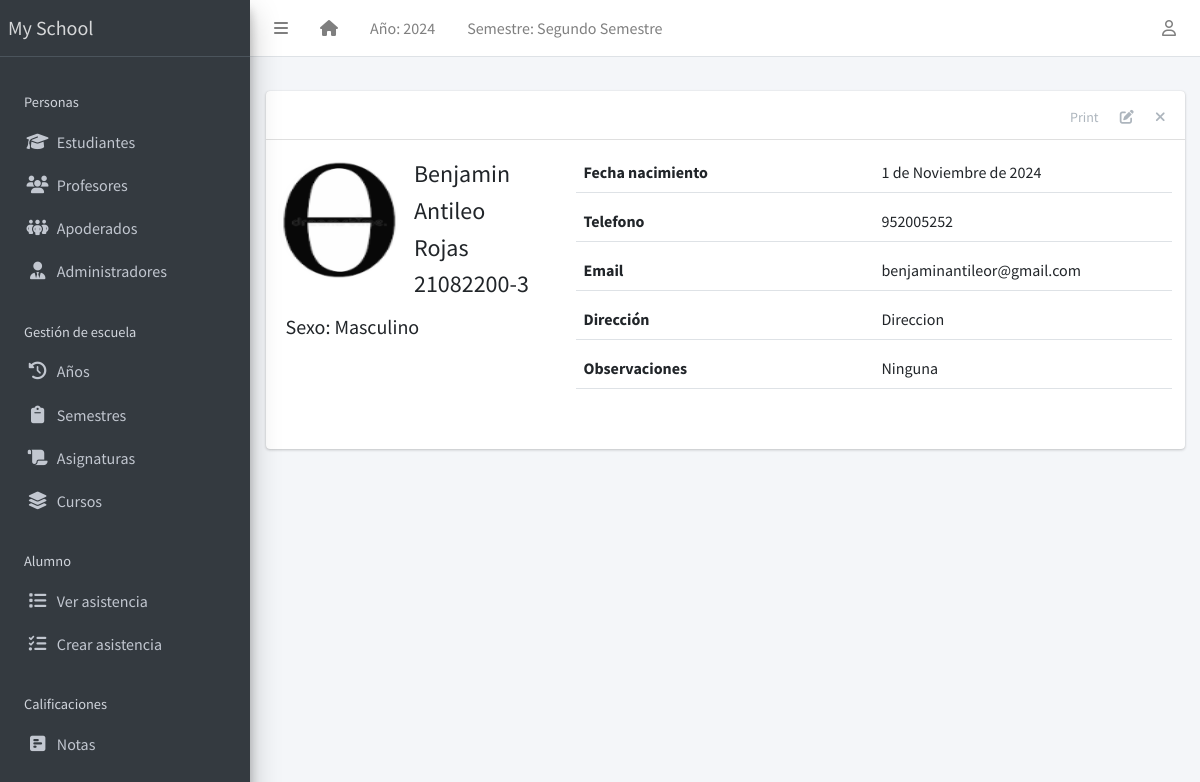
/representative/1/, run on the app's committed database.
### apps/corecode/models.py (models this page shows, shortened)
class AcademicSession(models.Model):
    name = models.CharField(max_length=200, unique=True)
    current = models.BooleanField(default=True)
    class Meta:
        ordering = ["-name"]

class AcademicTerm(models.Model):
    name = models.CharField(max_length=20, unique=True)
    current = models.BooleanField(default=True)
    class Meta:
        ordering = ["name"]

class SiteConfig(models.Model):
    key = models.SlugField()
    value = models.CharField(max_length=200)

### apps/representatives/models.py (models this page shows, shortened)
class Representatives(models.Model):
    STATUS = [("activo", "Activo"), ("inactivo", "Inactivo")]
    GENDER = [("masculino", "Masculino"), ("femenino", "Femenino")]
    rut_regex = RegexValidator(
        regex=r"^\d{1,2}\d{3}\d{3}-[0-9kK]{1}$",
        message="El RUT debe estar en el formato 'XXXXXXXX-X'"
    )
    rut = models.CharField(max_length=12, unique=True, validators=[rut_regex], blank=True)
    estado = models.CharField(max_length=10, choices=STATUS, default="activo")
    apellido_paterno = models.CharField(max_length=200)
    apellido_materno = models.CharField(max_length=200)
    nombres = models.CharField(max_length=200, blank=True)
    sexo = models.CharField(max_length=10, choices=GENDER, default="masculino")
    fecha_nacimiento = models.DateField(default=timezone.now)
    fecha_admision = models.DateField(default=timezone.now)
    telefono_regex = RegexValidator(
        regex="^[0-9]{9,15}$", message="El número de teléfono no tiene el formato correcto."
    )
    telefono = models.CharField(
        validators=[telefono_regex], max_length=15, blank=True
    )
    direccion = models.TextField(blank=True)
    observaciones = models.TextField(blank=True)
    email = models.EmailField(
        max_length=254, unique=True, validators=[EmailValidator()],
        blank=True, null=True
    )
    foto = models.ImageField(blank=True, upload_to="students/fotos/")
    class Meta:
        ordering = ["apellido_paterno", "apellido_materno", "nombres"]

### apps/representatives/views.py (the view)
# urls.py: path("<int:pk>/", RepresentativesDetailView.as_view(), name="representatives-detail"),
class RepresentativesDetailView(DetailView):
    model = Representatives
    template_name = "representatives/representatives_detail.html"

### apps/corecode/context_processors.py (called while the page is built)
def site_defaults(request):
    current_session = AcademicSession.objects.get(current=True)
    current_term = AcademicTerm.objects.get(current=True)
    vals = SiteConfig.objects.all()
    contexts = {
        "current_session": current_session.name,
        "current_term": current_term.name,
    }
    for val in vals:
        contexts[val.key] = val.value
    return contexts

### apps/templatetags/user_groups.py (called while the page is built)
@register.filter
def in_group(user, group_id):
    return user.groups.filter(id=group_id).exists()

### apps/representatives/templates/representatives/representatives_detail.html
{% extends 'base.html' %}
{% load static %}
{% block content-header %}
<div class="card-header">
  <div class="card-tools">
    <a href="#" class="btn btn-tool">Print</a>
    <a href="{% url 'representatives-update' object.id %}" class="btn btn-tool">
      <i class="fas fa-edit"></i>
    </a>
    <a href="{% url 'representatives-delete' object.id %}" class="btn btn-tool">
      <i class="fas fa-times"></i>
    </a>
  </div>
</div>
{% endblock content-header %}
{% block content %}
<div class="row mb-4">
  <div class="col-sm-4">
    <div class="row mb-2">
      {% if object.foto %}
        <img
          src="{{ object.foto.url }}"
          class="float-left rounded-circle mr-3" style="width: 120px; height: 120px;">
      {% else %}
        <img
          src="{% static 'dist/img/avatar.png' %}"
          class="float-left rounded-circle mr-3" style="width: 120px; height: 120px;">
      {% endif %}
      <div class="float-right">
        <h4>{{ object.nombres }} </h4>
        <h4>{{ object.apellido_paterno }} </h4>
        <h4>{{ object.apellido_materno }} </h4>
        <h4>{{ object.rut }} </h4>
      </div>
    </div>
    <h5>Sexo: {{ object.get_sexo_display }}</h5>
  </div>
  <div class="col-sm-8">
    <div>
      <div class="form-group border-bottom row">
        <label class="col">
          Fecha nacimiento
        </label>
        <div class="col">
          {{ object.fecha_nacimiento }}
        </div>
      </div>
      <div class="form-group border-bottom row">
        <label class="col">
          Telefono
        </label>
        <div class="col">
          {{ object.telefono }}
        </div>
      </div>
      <div class="form-group border-bottom row">
        <label class="col">
          Email
        </label>
        <div class="col">
          {{ object.email }}
        </div>
      </div>
      <div class="form-group border-bottom row">
        <label class="col">
          Dirección
        </label>
        <div class="col">
          {{ object.direccion }}
        </div>
      </div>
      <div class="form-group border-bottom row">
        <label class="col">
          Observaciones
        </label>
        <div class="col">
          {{ object.observaciones }}
        </div>
      </div>
    </div>
  </div>
</div>
{% endblock content %}

### templates/base.html (shortened to what this page needs)
{% load static %}
{% load custom_templatetag %}
<!DOCTYPE html>
<html lang="en">
<head>
  <link rel="stylesheet" href="https://cdnjs.cloudflare.com/ajax/libs/dropzone/5.9.3/dropzone.min.css">
  <link rel="stylesheet" href="https://cdnjs.cloudflare.com/ajax/libs/font-awesome/6.6.0/css/all.min.css" />
  <link rel="stylesheet"
    href="{% static 'plugins/overlayScrollbars/css/OverlayScrollbars.min.css' %}">
  <link rel="stylesheet" href="{% static 'plugins/Datatables/datatables.min.css' %}" />
  <link rel="stylesheet" href="{% static 'dist/css/adminlte.min.css' %}">
</head>
<body
  class="hold-transition sidebar-mini layout-fixed layout-navbar-fixed layout-footer-fixed">
  <div class="wrapper">
    <nav class="main-header navbar navbar-expand navbar-white navbar-light">
      <ul class="navbar-nav">
        <li class="nav-item">
          <a class="nav-link" data-widget="pushmenu" href="#" role="button"><i
              class="fas fa-bars"></i></a>
        </li>
        <li class="nav-item d-none d-sm-inline-block">
          <a href="{% url 'home' %} " class="nav-link"><i class="fa fa-home"></i></a>
        </li>
        <li class="nav-item d-none d-sm-inline-block">
          <a href="{% url 'current-session' %}" class="nav-link">Año: {{ current_session }}</a>
        </li>
        <li class="nav-item d-none d-sm-inline-block">
          <a href="{% url 'current-session' %}" class="nav-link">Semestre: {{ current_term }}</a>
        </li>
      </ul>
      <ul class="navbar-nav ml-auto">
        <li class="nav-item dropdown">
          <a class="nav-link" data-toggle="dropdown" href="#">
            <i class="far fa-user"></i>
          </a>
        </li>
      </ul>
    </nav>
    <aside class="main-sidebar sidebar-dark-primary elevation-4">
      <a href="{% url 'home' %}" class="brand-link">{{ school_name | default:"MySchool" }}</a>
      <div class="sidebar">
        <nav class="mt-2">
          <ul class="nav nav-pills nav-sidebar flex-column" data-widget="treeview" role="menu" data-accordion="false">
            <li class="nav-header" style="padding: 1.7rem 1rem .5rem;">Personas</li>
            <li class="nav-item">
              <a href="{% url 'student-list' %}" class="nav-link">
                <i class="nav-icon fas fa-graduation-cap"></i>
                <p>
                  Estudiantes
                </p>
              </a>
            </li>
            <li class="nav-item">
              <a href="{% url 'teacher-list' %}" class="nav-link">
                <i class="nav-icon fas fa-users"></i>
                <p>
                  Profesores
                </p>
              </a>
            </li>
            <li class="nav-item">
              <a href="{% url 'representatives-list' %}" class="nav-link">
                <i class="nav-icon fas fa-people-group"></i>
                <p>
                  Apoderados
                </p>
              </a>
            </li>
            <li class="nav-item">
              <a href="{% url 'staff-list' %}" class="nav-link">
                <i class="nav-icon fas fa-user-tie"></i>
                <p>
                  Administradores
                </p>
              </a>
            </li>
            <li class="nav-header">Gestión de escuela</li>
            <li class="nav-item">
              <a href="{% url 'sessions' %}" class="nav-link">
                <i class="nav-icon fas fa-clock-rotate-left"></i>
                <p>
                  Años
                </p>
              </a>
            </li>
            <li class="nav-item">
              <a href="{% url 'terms' %}" class="nav-link">
                <i class="nav-icon fas fa-clipboard"></i>
                <p>
                  Semestres
                </p>
              </a>
            </li>
            <li class="nav-item">
              <a href="{% url 'subjects' %}" class="nav-link">
                <i class="nav-icon fas fa-scroll"></i>
                <p>
                  Asignaturas
                </p>
              </a>
            </li>
            <li class="nav-item">
              <a href="{% url 'classes' %}" class="nav-link">
                <i class="nav-icon fas fa-layer-group"></i>
                <p>
                  Cursos
                </p>
              </a>
            </li>
            <li class="nav-header" style="padding: 1.7rem 1rem .5rem;">Alumno</li>
            <li class="nav-item">
              <a href="{% url 'attendance-list' %}" class="nav-link">
                <i class="nav-icon fas fa-list"></i>
                <p>
                  Ver asistencia
                </p>
              </a>
            </li>
            <li class="nav-item">
              <a href="{% url 'attendance-list' %}" class="nav-link">
                <i class="nav-icon fas fa-list-check"></i>
                <p>
                  Crear asistencia
                </p>
              </a>
            </li>
            <li class="nav-header">Calificaciones</li>
            <li class="nav-item">
              <a href="{% url 'subject_list' %}" class="nav-link">
                <i class="nav-icon fas fa-square-poll-horizontal"></i>
                <p>
                  Notas
                </p>
              </a>
            </li>
            <li class="nav-header">Anuncios</li>
          </ul>
        </nav>
      </div>
    </aside>
    <div class="content-wrapper">
      <section class="content-header">
      </section>
      <section class="content">
        <div class="container-fluid">
          <div class="row">
            <div class="col-md-12">
              {% block fullcard %}
              <div class="card">
                {% block content-header %}{% endblock content-header %}
                <div class="card-body">
                  <div class="row">
                    <div class="col">
                      {% block content %}
                      {% endblock content %}
                    </div>
                  </div>
                </div>
              </div>
              {% endblock fullcard %}
            </div>
          </div>
        </div>
      </section>
    </div>
  </div>
</body>
</html>

### data on the page
AcademicSession: name "2024"
AcademicTerm: name "Segundo Semestre"
SiteConfig: value "My School"
Representatives: foto (picture), nombres "Benjamin", apellido_paterno "Antileo", apellido_materno "Rojas", rut "21082200-3", sexo "Masculino", fecha_nacimiento "1 de Noviembre de 2024", telefono "952005252", email "benjaminantileor@gmail.com", direccion "Direccion", observaciones "Ninguna"
